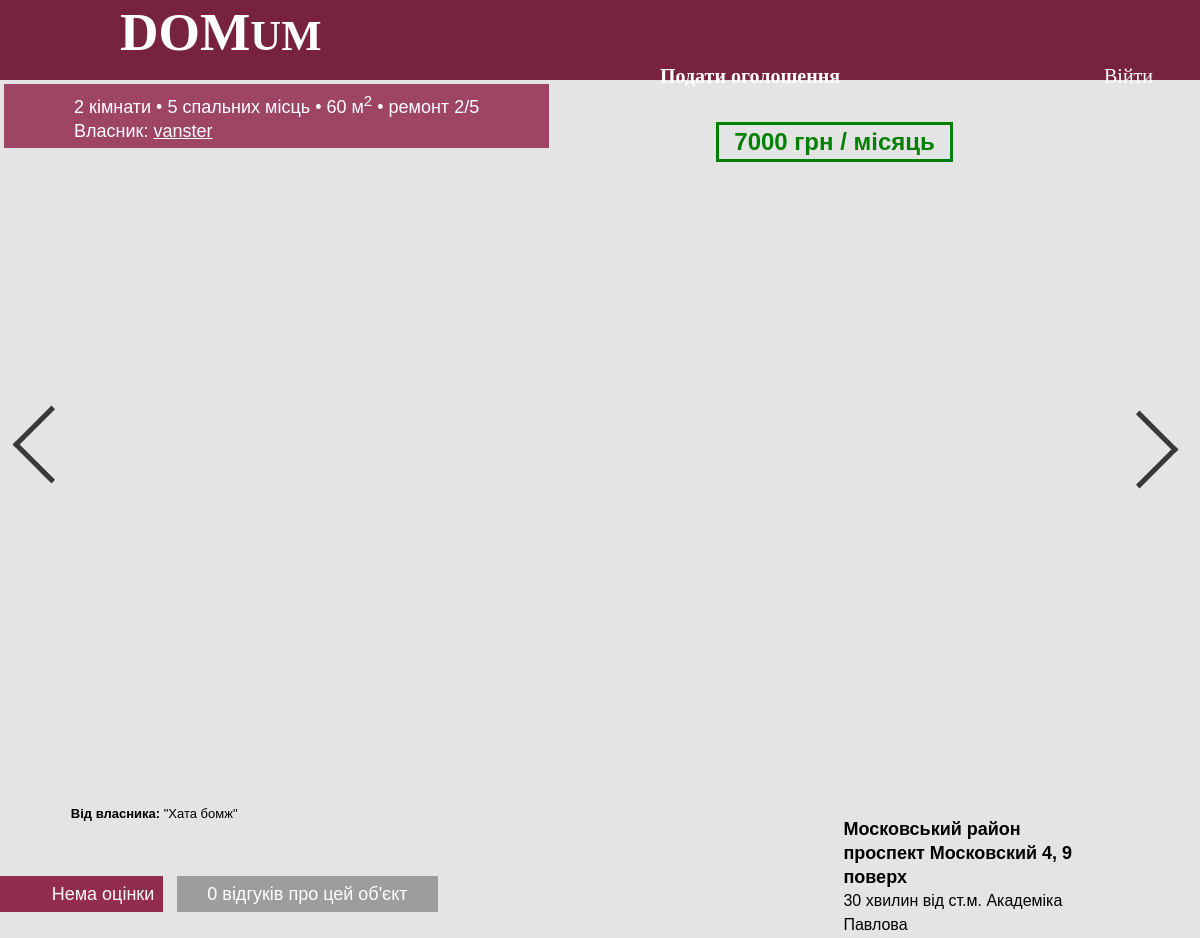
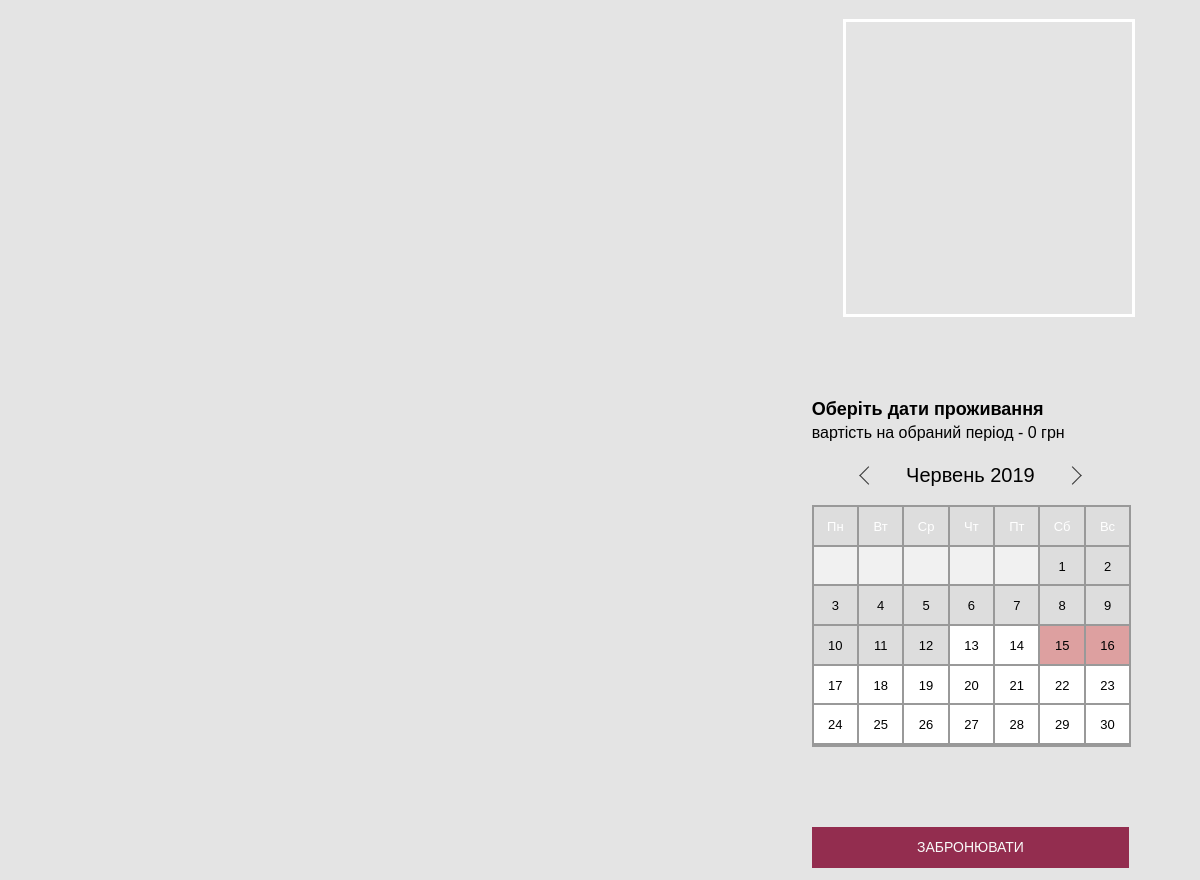
The app's page /announcement/29/ with its own data (2 pictures, top to bottom).
### app/models.py (models this page shows, shortened)
class Announcement(models.Model):
    real_type = models.ForeignKey(RealType, on_delete=models.CASCADE, default=0)
    district = models.ForeignKey(District, on_delete=models.CASCADE, default=0)
    street_type = models.ForeignKey(StreetType, on_delete=models.CASCADE, default=0)
    owner = models.ForeignKey(settings.AUTH_USER_MODEL, on_delete=models.CASCADE)
    station = models.ForeignKey(MetroStation, on_delete=models.CASCADE, default=0)
    price = models.IntegerField(default=20000, help_text="Укажите цену в долларах США")
    distance_to_metro = models.IntegerField(default=300, help_text="Укажите расстояние в метрах")
    area = models.IntegerField(default=40, help_text="Укажите площадь в квадратных метрах")
    repairs = models.IntegerField(default=3, choices=[(0, '0'), (1, '1'), (2, '2'), (3, '3'), (4, '4'), (5, '5')],
                                  help_text="Оцените уровень ремонта по шкале от 0 до 5")
    metro_id = models.IntegerField(default=0)
    floor = models.IntegerField(default=1, help_text="Укажите номер этажа")
    rooms_number = models.IntegerField(default=1, help_text="Укажите количество комнат")
    beds = models.IntegerField(default=1, help_text="Укажите количество спальных мест")
    furniture = models.BooleanField(default=False)
    garage = models.BooleanField(default=False)
    street = models.CharField(max_length=30, default='', help_text="Укажите название улицы")
    home_number = models.CharField(max_length=5, default='1', help_text="Укажите номер дома")
    date = models.DateField(default=timezone.now)
    comment = models.TextField(default='', help_text="Добавьте комментарий о квартире", null=True, blank=True)
    img_path = 'images/announcements/'
    photo1 = models.ImageField(null=True, blank=True, upload_to=img_path)
    photo2 = models.ImageField(null=True, blank=True, upload_to=img_path)
    photo3 = models.ImageField(null=True, blank=True, upload_to=img_path)
    photo4 = models.ImageField(null=True, blank=True, upload_to=img_path)
    photo5 = models.ImageField(null=True, blank=True, upload_to=img_path)
    photo6 = models.ImageField(null=True, blank=True, upload_to=img_path)
    photo7 = models.ImageField(null=True, blank=True, upload_to=img_path)
    photo8 = models.ImageField(null=True, blank=True, upload_to=img_path)
    def __str__(self):
        return str(self.district.name + ' - ' + str(self.area) + ' кв.м.')
    def form_rate(self, transform=True, need_round=True, feedbacks=None):
        if feedbacks is None:
            feedbacks = self.find_feedbacks()
        av_rate = -1
        if transform:
            if av_rate == -1:
                av_rate = 'Нема оцінки'
            else:
                av_rate = 'Бал: ' + str(av_rate) + ' / 10'
        return av_rate
    def find_feedbacks(self):
        return Feedback.objects.filter(deal__announcement__pk=self.pk)
    def occupied_dates(self):
        data = Deal.objects.filter(announcement__pk=self.pk)
        result = []
        for i in data:
            result.append(i.term)
        if len(result) == 0:
            return ''
        return ' '.join(result)

class District(models.Model):
    name = models.CharField(max_length=30)
    pseudo_id = models.IntegerField(default=0)
    def __str__(self):
        return self.name

class StreetType(models.Model):
    name = models.CharField(max_length=30)
    def __str__(self):
        return self.name

class MetroStation(models.Model):
    name = models.CharField(max_length=30)
    def __str__(self):
        return self.name

### app/views.py (the view, shortened to what this page needs)
# urls.py: path('announcement/<int:pk>/', views.announcement_view, name='announcement_view'),
def announcement_view(request, pk):
    announcement = get_object_or_404(Announcement, pk=pk)
    can_comment = True
    deal = None
    if request.user.is_authenticated:
        deal = Deal.objects.filter(Q(buyer=request.user)&Q(announcement=announcement)).first()
        if deal is None or Feedback.objects.filter(deal=deal).first():
            can_comment = False
    else:
        can_comment = False
    can_comment = True
    if request.user.is_authenticated:
        deal = Deal.objects.filter(Q(buyer=request.user) & Q(announcement=announcement)).first()
        if deal is None or Feedback.objects.filter(deal=deal).first():
            can_comment = False
    else:
        can_comment = False
    feedbacks = announcement.find_feedbacks().order_by('-date')
    av_rate = announcement.form_rate(True, True, feedbacks)
    return render(request, 'app/announcement_view.html', {'announcement': announcement, 'feedbacks': feedbacks,
                                                          'av_rate': av_rate, 'can_comment': can_comment})

### app/templates/app/announcement_view.html (shortened to what this page needs)
{% extends 'app/base.html' %}
{% load static %}
{% block styles %}
    <link rel="stylesheet" href="{% static 'css/search&anview.css' %}">
{% endblock %}
{% block content %}
<div style="margin: 1%">
	<div class="info-block">
		<div class="info__title">{% include 'app/announcement_info.html' %}</div>
		<div class="info__price">{{ announcement.price }} грн
            {% if announcement.real_type.pk == 2 or announcement.real_type.pk == 6 %}
                / місяць
                {% elif announcement.real_type.pk == 3 %}
                / доба
            {% endif %}
        </div>
	</div>
	<div class="slider" id="slider">
	</div>
	<div class="slider-button slider-button-left" id="slider-button-left"></div>
	<div class="slider-button slider-button-right" id="slider-button-right"></div>
	<div class="container-apartment">
		<div class="apartment-info">
			<div class="description"><span>Від власника: </span>"{{ announcement.comment }}"</div>
			<div class="apartment-comments__title">
				<div class="rating">{{ av_rate }}</div>
				<div class="comments-number">
                    {% if feedbacks|length == 1 %}
                    1 відгук
                    {% elif feedbacks|length < 5 and feedbacks|length > 0 %}
                    {{ feedbacks|length }} відгуки
                    {% else %}
                    {{ feedbacks|length }} відгуків
                    {% endif %}
                    про цей об'єкт</div>
			</div>
		</div>
		<div class="booking-info">
			<div class="address-block">
				<div class="info-title" id="address">{{ announcement.district }} район<br>{{ announcement.street_type }} {{ announcement.street }} {{ announcement.home_number }},
                {{ announcement.floor }}
                    {% if announcement.real_type.pk == 4 %}
                        {% if announcement.floor == 1 %}
                            поверх
                        {% elif announcement.floor < 5 %}
                            поверхи
                        {% else %}
                            поверхів
                        {% endif %}
                    {% else %}
                        поверх
                    {% endif %}
                </div>
				<div class="info-subtitle"><span>{{ announcement.distance_to_metro }} хвилин</span> від ст.м. <span>{{ announcement.station }}</span></div>
				<div class="map" id="map"></div>
			</div>
            {% if announcement.real_type.pk == 2 or announcement.real_type.pk == 3 or announcement.real_type.pk == 6 %}
			<div class="date-block">
				<div class="info-title">Оберіть дати проживання</div>
				<div class="info-subtitle">вартість на обраний період - <span id="total_price">0</span> грн</div>
				<div class="calendar-switcher">
					<div class="switcher-prev" id="prev_month"></div>
					<div class="switcher-curr" id="curr_month"></div>
					<div class="switcher-next" id="next_month"></div>
				</div>
				<div class="calendar" id="calendar">
					<div class="calendar-week"><br>Пн</div>
					<div class="calendar-week"><br>Вт</div>
					<div class="calendar-week"><br>Ср</div>
					<div class="calendar-week"><br>Чт</div>
					<div class="calendar-week"><br>Пт</div>
					<div class="calendar-week"><br>Сб</div>
					<div class="calendar-week"><br>Вс</div>
					<div class="calendar-cell"></div>
					<div class="calendar-cell"></div>
					<div class="calendar-cell"></div>
					<div class="calendar-cell"></div>
					<div class="calendar-cell"></div>
					<div class="calendar-cell"></div>
					<div class="calendar-cell"></div>
					<div class="calendar-cell"></div>
					<div class="calendar-cell"></div>
					<div class="calendar-cell"></div>
					<div class="calendar-cell"></div>
					<div class="calendar-cell"></div>
					<div class="calendar-cell"></div>
					<div class="calendar-cell"></div>
					<div class="calendar-cell"></div>
					<div class="calendar-cell"></div>
					<div class="calendar-cell"></div>
					<div class="calendar-cell"></div>
					<div class="calendar-cell"></div>
					<div class="calendar-cell"></div>
					<div class="calendar-cell"></div>
					<div class="calendar-cell"></div>
					<div class="calendar-cell"></div>
					<div class="calendar-cell"></div>
					<div class="calendar-cell"></div>
					<div class="calendar-cell"></div>
					<div class="calendar-cell"></div>
					<div class="calendar-cell"></div>
					<div class="calendar-cell"></div>
					<div class="calendar-cell"></div>
					<div class="calendar-cell"></div>
					<div class="calendar-cell"></div>
					<div class="calendar-cell"></div>
					<div class="calendar-cell"></div>
					<div class="calendar-cell"></div>
					<div class="calendar-cell"></div>
					<div class="calendar-cell"></div>
					<div class="calendar-cell"></div>
					<div class="calendar-cell"></div>
					<div class="calendar-cell"></div>
					<div class="calendar-cell"></div>
					<div class="calendar-cell"></div>
				</div>
			</div>
            {% endif %}
        {% if user != announcement.owner  %}
			<div class="price-button" id="book-button">ЗАБРОНЮВАТИ</div>
        {% else %}
            <a href="{% url 'announcement_edit' pk=announcement.pk %}" style="color: white">
            <div class="price-button" id="red-button">
                РЕДАГУВАТИ
            </div></a>
        {% endif %}
		</div>
	</div>
</div>
{% endblock %}

### app/templates/app/announcement_info.html (shortened to what this page needs)
{% if announcement.rooms_number == 1 %}
    1 кімната •
{% elif announcement.rooms_number < 5 %}
    {{ announcement.rooms_number }} кімнати •
{% else %}
    {{ announcement.rooms_number }} кімнат •
{% endif %}
{% if announcement.real_type.pk == 2 or announcement.real_type.pk == 3 %}
    {% if announcement.beds == 1 %}
    {{ announcement.beds }} спальне місце •
    {% elif announcement.beds < 5 %}
        {{ announcement.beds }} спальних місця •
    {% else %}
        {{ announcement.beds }} спальних місць •
    {% endif %}
{% endif %}
{{ announcement.area }} м<sup>2</sup> • ремонт {{ announcement.repairs }}/5
<br>
Власник: <a style="color: white;" href="{% url 'profile' pk=announcement.owner.pk %}"><u>{{ announcement.owner }}</u></a>

### app/static/css/search&anview.css (style rules this page uses)
body { background-color: #e4e4e4; font-family: sans-serif; line-height: 1.5em; -webkit-box-sizing: border-box; box-sizing: border-box; overflow-x: hidden; }
.price-button { position: relative; cursor: pointer; background-color: #80002A; border: none; color: white; font-size: 14px; margin-top: 20px; padding: 10px 20px; text-align: center; line-height: 1.5em; opacity: 0.8; -webkit-transition-duration: 0.2s; transition-duration: 0.2s; }
.info-block { position: relative; top: 0; left: 0; width: 100%; height: 100px; }
.info__title { position: absolute; top: -8px; left: -8px; padding: 5px 70px; background-color: rgba(128, 0, 46, 0.7); color: white; font-size: 18px; }
.info__price { position: absolute; right: 20%; bottom: 30px; color: #008000; border: 3px solid #008000; padding: 5px 15px; font-size: 24px; font-weight: bold; cursor: default; -webkit-user-select: none; -moz-user-select: none; -ms-user-select: none; user-select: none; }
.slider { position: relative; left: -8px; height: 500px; -webkit-transition-duration: 0.5s; transition-duration: 0.5s; }
.slider-button { position: relative; width: 50px; height: 50px; -webkit-user-select: none; -moz-user-select: none; -ms-user-select: none; user-select: none; border: 5px solid black; border-left: none; border-bottom: none; opacity: 0.75; }
.slider-button-left { left: 1%; top: -275px; -webkit-transform: rotate(-135deg); transform: rotate(-135deg); }
.slider-button-right { left: 90%; top: -325px; -webkit-transform: rotate(45deg); transform: rotate(45deg); }
.container-apartment { display: -ms-grid; display: grid; -ms-grid-columns: 2fr 1fr; grid-template-columns: 2fr 1fr; grid-gap: 10%; padding: 0px 5%; }
.description { font-size: 13px; margin-bottom: 50px; }
.description > span { font-weight: bold; }
.apartment-comments__title { position: relative; left: -10%; }
.rating { color: white; background-color: #80002A; opacity: 0.8; position: absolute; float: left; text-align: right; left: -8px; width: 125px; font-size: 18px; line-height: 1em; padding: 0.5em; padding-left: 30px; }
.comments-number { color: white; background-color: rgba(51, 51, 51, 0.4); position: absolute; text-align: left; left: 170px; width: auto; font-size: 18px; line-height: 1em; padding: 0.5em 30px; }
.info-title { font-size: 18px; font-weight: bold; }
.info-subtitle { font-size: 16px; }
.address-block { margin-bottom: 80px; }
.map { width: 100%; margin-top: 20px; border: 3px solid white; }
.date-block { margin-bottom: 80px; }
.calendar-switcher { display: -ms-grid; display: grid; width: 100%; height: 20px; margin-top: 20px; -webkit-box-align: center; -ms-flex-align: center; align-items: center; -ms-grid-columns: 1fr 3fr 1fr; grid-template-columns: 1fr 3fr 1fr; -webkit-user-select: none; -moz-user-select: none; -ms-user-select: none; user-select: none; }
.switcher-prev { width: 12px; height: 12px; -ms-grid-column-align: end; justify-self: end; border: 1px solid #333; border-bottom: none; border-right: none; -webkit-transform: rotate(-45deg); transform: rotate(-45deg); }
.switcher-curr { -ms-grid-column-align: center; justify-self: center; font-size: 20px; line-height: 1em; }
.switcher-next { width: 12px; height: 12px; -ms-grid-column-align: start; justify-self: start; border: 1px solid #333; border-bottom: none; border-left: none; -webkit-transform: rotate(45deg); transform: rotate(45deg); }
.calendar { display: -ms-grid; display: grid; width: 100%; margin-top: 20px; -ms-grid-columns: (1fr)[7]; grid-template-columns: repeat(7, 1fr); border: 1px solid #999; -webkit-user-select: none; -moz-user-select: none; -ms-user-select: none; user-select: none; }
.calendar-cell { border: 1px solid #999; background-color: white; text-align: center; line-height: 1em; -webkit-transition-duration: 0.01s; transition-duration: 0.01s; }
.calendar-week { border: 1px solid #999; background-color: rgba(204, 204, 204, 0.3); text-align: center; line-height: 1em; color: white; }
.address-block { width: 90%; margin-left: 10%; margin-top: 15px; }

### app/static/css/base_style.css (style rules this page uses)
body { margin: 0; padding: 0; }
a,p { margin: 0; padding: 0; text-decoration: none; }

### records on screen
Announcement: rooms_number "2", beds "5", area "60", repairs "2", owner "vanster", price "7000", comment "Хата бомж", district "Московський", street_type "проспект", street "Московский", home_number "4", floor "9", distance_to_metro "30", station "Академіка Павлова"

### other values on screen
{{ av_rate }} "Нема оцінки"
{{ feedbacks|length }} "0"
